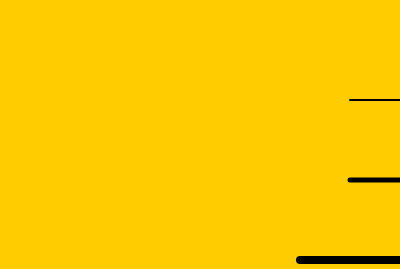
Frame 1 (no input)
Frame 60 (no input): identical to frame 1, image omitted
Frame 120 (the mouse pressed at the canvas centre since frame 60): identical to frame 1, image omitted

The p5.js sketch that drew this single still picture (run headless with seeded random() and noise() and a simulated clock; from frame 60 on, the mouse is pressed at the canvas centre):

// p5.js sketch
// ── sketch.js
function setup() {
  createCanvas(400, 269);
}

function draw() {
  background(255, 204, 0);

  stroke(0);
  strokeWeight(2);
  line(350, 100, 400, 100);

  stroke(0);
  strokeWeight(5);
  line(350, 180, 400, 180);

  stroke(0);
  strokeWeight(8);
  line(300, 260, 400, 260);
}
